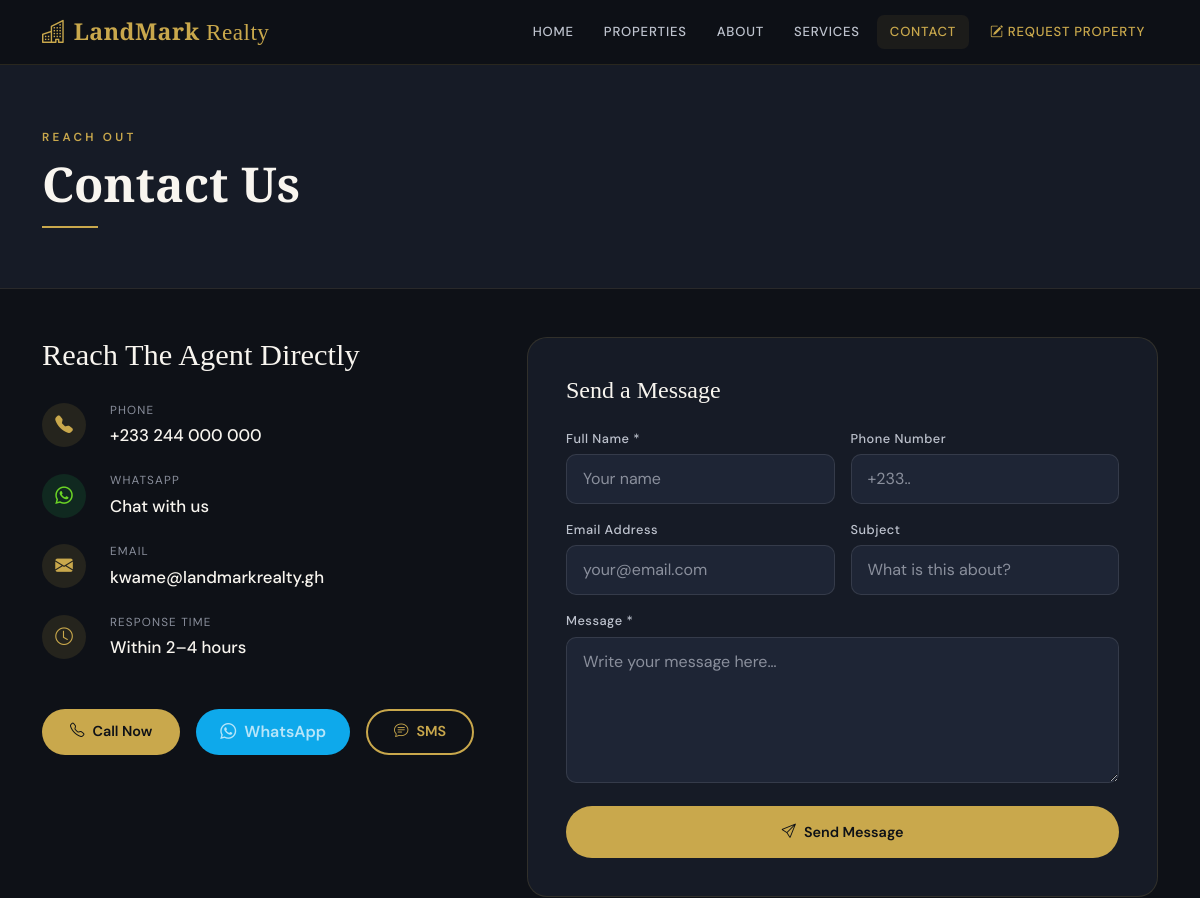
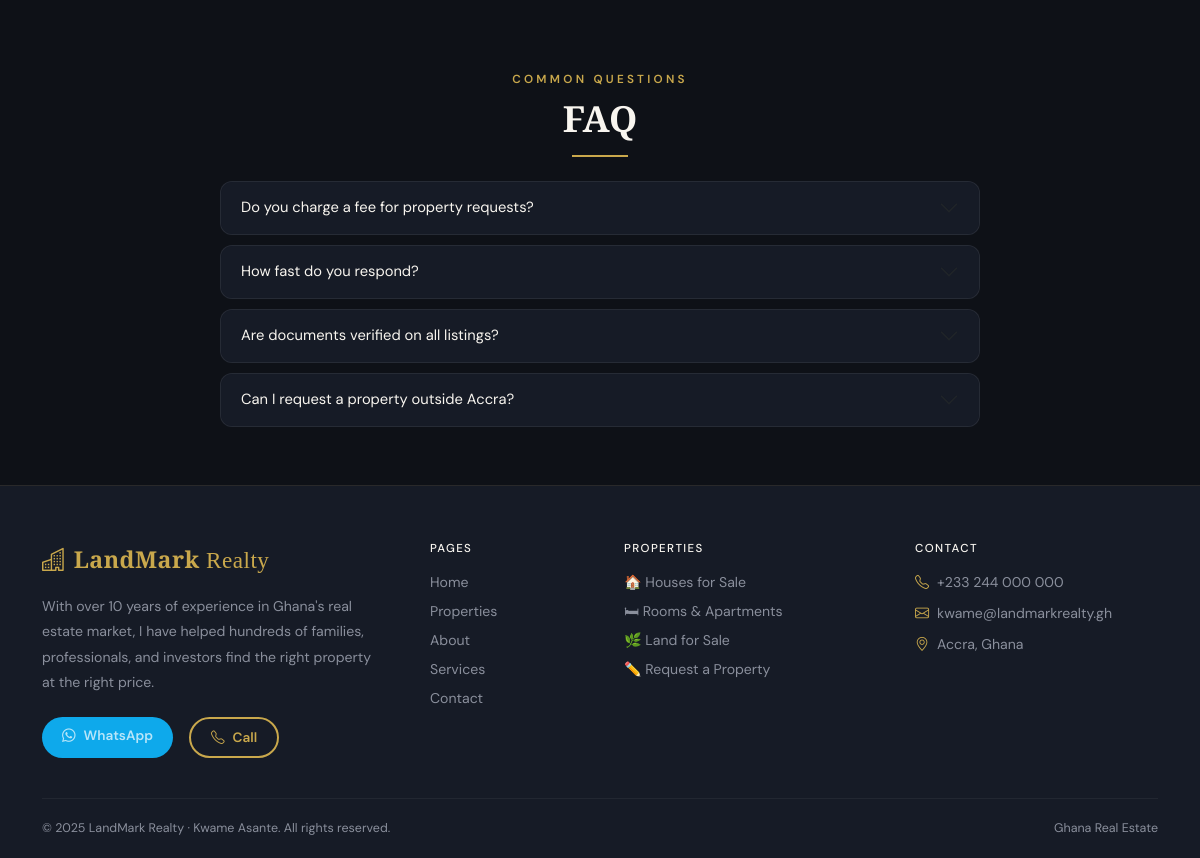
/contact, run on an earlier commit of the app's database (2 pictures, top to bottom).
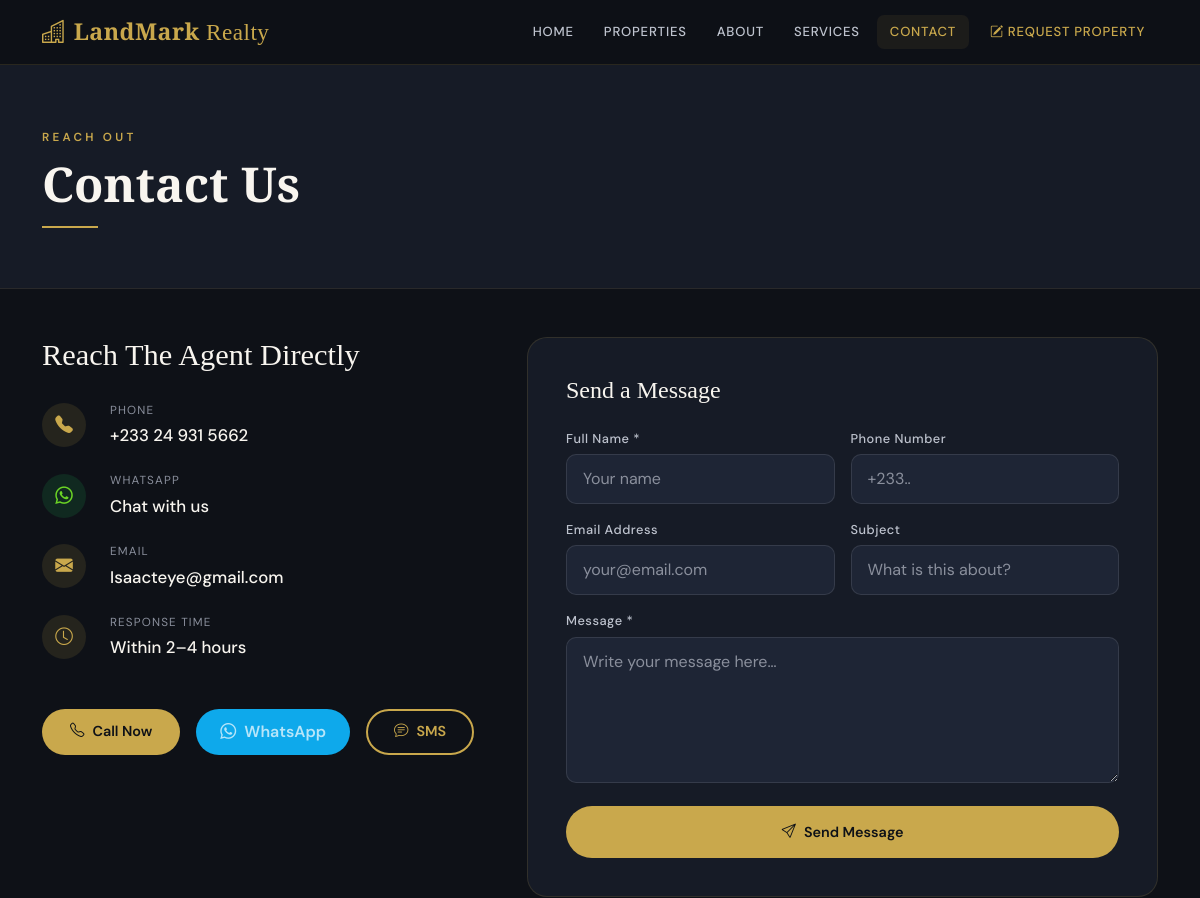
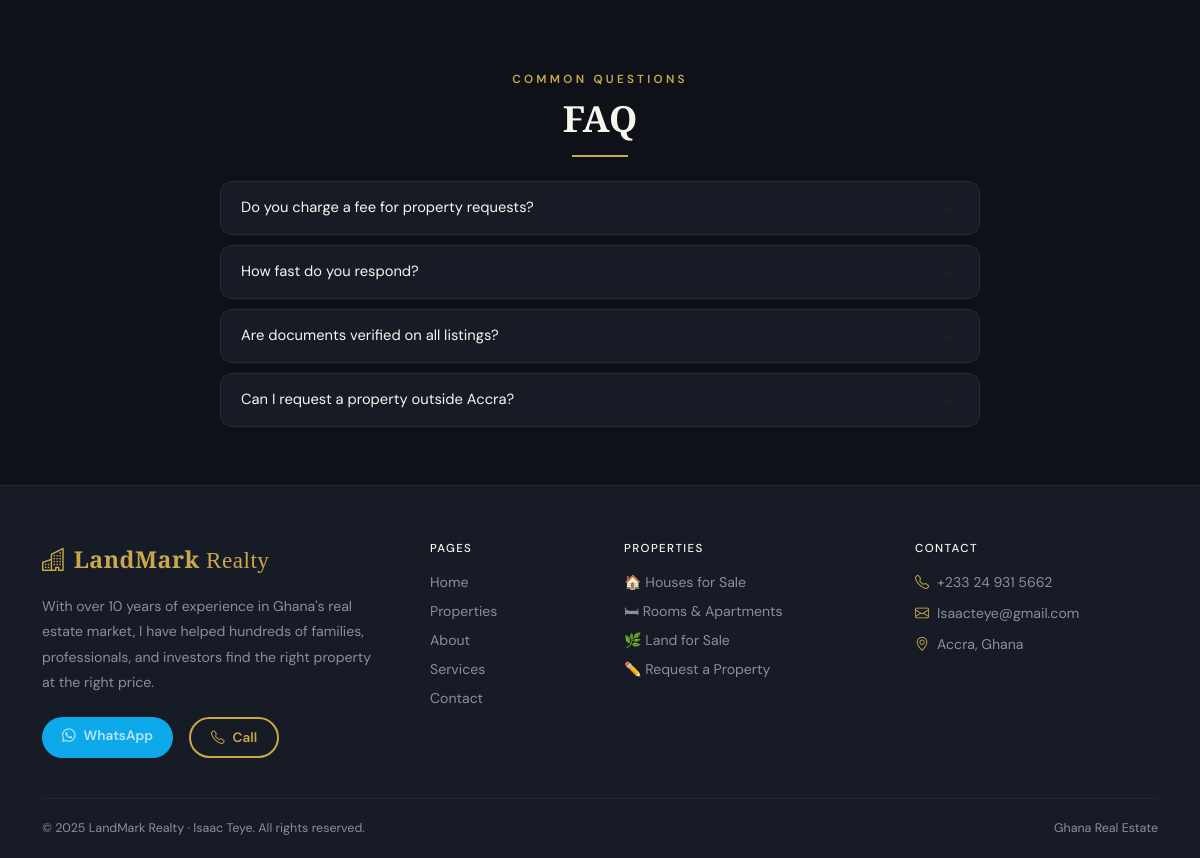
And on a later commit of the database (2 pictures, top to bottom).
### tables this page shows
CREATE TABLE settings (
            key   TEXT PRIMARY KEY,
            value TEXT
        );

### app.py (the view)
@app.route('/contact')
def contact():
    return render_template('contact.html', agent=get_agent())

### app.py (called while the page is built)
def get_db():
    if 'db' not in g:
        g.db = sqlite3.connect(DATABASE)
        g.db.row_factory = sqlite3.Row
        g.db.execute("PRAGMA journal_mode=WAL")
    return g.db

def get_setting(key, default=''):
    row = get_db().execute("SELECT value FROM settings WHERE key=?", (key,)).fetchone()
    return row['value'] if row else default

def get_agent():
    return {
        'name':  get_setting('agent_name'),
        'phone': get_setting('agent_phone'),
        'email': get_setting('agent_email'),
        'wa':    get_setting('agent_wa'),
        'bio':   get_setting('agent_bio'),
    }

### templates/contact.html (shortened to what the changed rows need)
{% extends 'base.html' %}
{% block content %}
<div class="page-header">
  <div class="container">
    <h1 class="display-serif" style="font-size:clamp(2rem,4vw,3.2rem);">Contact Us</h1>
  </div>
</div>
<div class="container py-5">
  <div class="row g-5">
    <div class="col-lg-5">
      <div class="d-flex flex-column gap-4 mb-5">
        <div class="d-flex align-items-center gap-4">
          <div>
            <div style="color:var(--stone);font-size:0.73rem;text-transform:uppercase;letter-spacing:0.1em;margin-bottom:4px;">Phone</div>
            <a href="tel:{{ agent.phone }}" style="color:var(--cream);font-size:1.05rem;text-decoration:none;font-weight:500;">{{ agent.phone }}</a>
          </div>
        </div>
        <div class="d-flex align-items-center gap-4">
          <div>
            <div style="color:var(--stone);font-size:0.73rem;text-transform:uppercase;letter-spacing:0.1em;margin-bottom:4px;">Email</div>
            <a href="mailto:{{ agent.email }}" style="color:var(--cream);font-size:1.05rem;text-decoration:none;font-weight:500;">{{ agent.email }}</a>
          </div>
        </div>
      </div>
    </div>
  </div>
  <div class="mt-5 pt-4">
    <div class="accordion" id="faq" style="max-width:760px;margin:0 auto;">
      {% for q, a in faqs %}
      <div class="accordion-item faq-item">
        <h2 class="accordion-header">
          <button class="accordion-button collapsed faq-btn" type="button" data-bs-toggle="collapse" data-bs-target="#faq{{ loop.index }}">
            {{ q }}
          </button>
        </h2>
      </div>
      {% endfor %}
    </div>
  </div>
</div>
{% endblock %}

### templates/base.html (shortened to what this page needs)
<!DOCTYPE html>
<html lang="en">
<head>
  <link href="https://cdn.jsdelivr.net/npm/bootstrap@5.3.2/dist/css/bootstrap.min.css" rel="stylesheet"/>
  <link href="https://cdn.jsdelivr.net/npm/bootstrap-icons@1.11.3/font/bootstrap-icons.min.css" rel="stylesheet"/>
  <link rel="stylesheet" href="{{ url_for('static', filename='css/style.css') }}"/>
</head>
<body>
<nav class="site-nav">
  <div class="container">
    <div class="d-flex align-items-center justify-content-between">
      <a href="{{ url_for('index') }}" class="nav-brand">
        <i class="bi bi-buildings me-2"></i>LandMark<span style="font-weight:400"> Realty</span>
      </a>
      <div class="d-none d-lg-flex align-items-center gap-1">
        <a href="{{ url_for('index') }}"      class="nav-link-item {% if request.endpoint=='index' %}active{% endif %}">Home</a>
        <a href="{{ url_for('properties') }}" class="nav-link-item {% if request.endpoint=='properties' %}active{% endif %}">Properties</a>
        <a href="{{ url_for('about') }}"      class="nav-link-item {% if request.endpoint=='about' %}active{% endif %}">About</a>
        <a href="{{ url_for('services') }}"   class="nav-link-item {% if request.endpoint=='services' %}active{% endif %}">Services</a>
        <a href="{{ url_for('contact') }}"    class="nav-link-item {% if request.endpoint=='contact' %}active{% endif %}">Contact</a>
        <a href="{{ url_for('property_request') }}" class="nav-link-item ms-1" style="color:var(--gold)!important;">
          <i class="bi bi-pencil-square me-1"></i>Request Property
        </a>
      </div>
    </div>
  </div>
</nav>
{% block content %}{% endblock %}
<footer class="site-footer">
  <div class="container">
    <div class="row g-5 mb-2">
      <div class="col-lg-4">
        <a href="{{ url_for('index') }}" class="nav-brand d-block mb-3" style="text-decoration:none;">
          <i class="bi bi-buildings me-2"></i>LandMark<span style="font-weight:400"> Realty</span>
        </a>
        <p style="color:var(--stone);font-size:0.88rem;line-height:1.8;margin-bottom:22px;">{{ agent.bio }}</p>
        <div class="d-flex gap-3 flex-wrap">
          <a href="https://wa.me/{{ agent.wa }}" target="_blank" class="btn-wa" style="padding:9px 20px;font-size:0.85rem;">
            <i class="bi bi-whatsapp me-2"></i>WhatsApp
          </a>
          <a href="tel:{{ agent.phone }}" class="btn-outline-gold" style="padding:9px 20px;font-size:0.85rem;">
            <i class="bi bi-telephone me-2"></i>Call
          </a>
        </div>
      </div>
      <div class="col-6 col-lg-2">
        <h6 class="footer-heading">Pages</h6>
        <a href="{{ url_for('index') }}"      class="footer-link">Home</a>
        <a href="{{ url_for('properties') }}" class="footer-link">Properties</a>
        <a href="{{ url_for('about') }}"      class="footer-link">About</a>
        <a href="{{ url_for('services') }}"   class="footer-link">Services</a>
        <a href="{{ url_for('contact') }}"    class="footer-link">Contact</a>
      </div>
      <div class="col-6 col-lg-3">
        <h6 class="footer-heading">Properties</h6>
        <a href="{{ url_for('properties') }}?type=house" class="footer-link">🏠 Houses for Sale</a>
        <a href="{{ url_for('properties') }}?type=room"  class="footer-link">🛏 Rooms &amp; Apartments</a>
        <a href="{{ url_for('properties') }}?type=land"  class="footer-link">🌿 Land for Sale</a>
        <a href="{{ url_for('property_request') }}"      class="footer-link">✏️ Request a Property</a>
      </div>
      <div class="col-lg-3">
        <h6 class="footer-heading">Contact</h6>
        <div class="footer-contact-item"><i class="bi bi-telephone" style="color:var(--gold);"></i>{{ agent.phone }}</div>
        <div class="footer-contact-item"><i class="bi bi-envelope"  style="color:var(--gold);"></i>{{ agent.email }}</div>
        <div class="footer-contact-item"><i class="bi bi-geo-alt"   style="color:var(--gold);"></i>Accra, Ghana</div>
      </div>
    </div>
    <div class="footer-bottom">
      <span>© {{ 2025 }} LandMark Realty · {{ agent.name }}. All rights reserved.</span>
      <span>Ghana Real Estate</span>
    </div>
  </div>
</footer>
</body>
</html>

What changed in the data, as far as the page shows it:
changed settings (number 1 of 4 on the later page): phone "+233 244 000 000" → "+233 24 931 5662"
changed settings: email "kwame@landmarkrealty.gh" → "Isaacteye@gmail.com"
changed settings: name "Kwame Asante" → "Isaac Teye"
